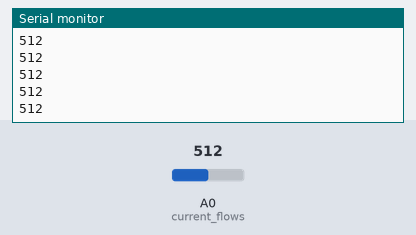
Bench run of a sketch on a simulated Arduino Uno, built with avr-gcc and run on an emulated ATmega328P. Parts: the last lines printed to the serial monitor. The test bench sets the inputs (shaded band); at power-on: A0 (current_flows) = 512.

Above: at 1.2 s.
1.3 s: A0 (current_flows) set to 716
At 1.9 s:
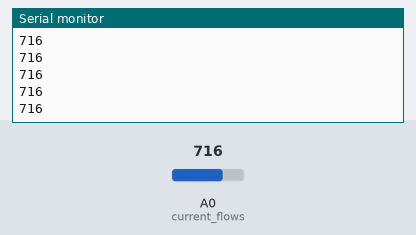
2.8 s: A0 (current_flows) set to 900
At 3.4 s:
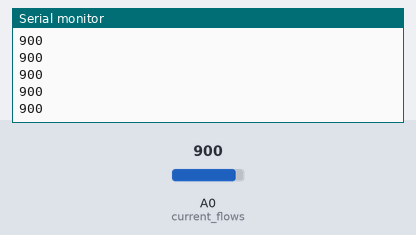
Timing chart, 0 to 5.8 s (numbered marks = the images above; inputs shaded):
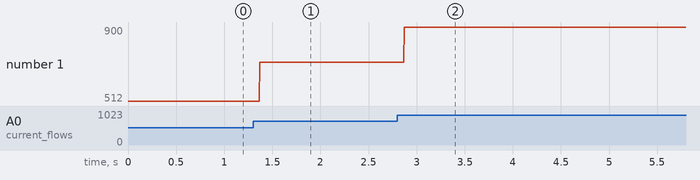

The sketch:

t2_inputPullup.ino
```cpp
//INPUT_PULLUP sets a high-ohm resistor between Analog Input and VCC

void setup()
{
  Serial.begin(9600);
  pinMode(A0, INPUT_PULLUP);   // current flows
}

void loop()
{
Serial.println(analogRead(A0));
}
```

Measured:
- after the input at 1.3 s, the serial monitor: prints a new line after 0.07 s (image 1)
- after the input at 2.8 s, the serial monitor: prints a new line after 0.07 s (image 2)
- plotted number 1: 512 → 716 after the input at 1.3 s, 716 → 900 after the input at 2.8 s
